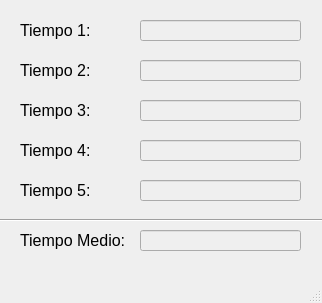
<?xml version="1.0" encoding="UTF-8"?>
<ui version="4.0">
 <class>tiempos</class>
 <widget class="QMainWindow" name="tiempos">
  <property name="geometry">
   <rect>
    <x>0</x>
    <y>0</y>
    <width>322</width>
    <height>303</height>
   </rect>
  </property>
  <property name="windowTitle">
   <string>MainWindow</string>
  </property>
  <widget class="QWidget" name="centralwidget">
   <widget class="QLabel" name="label">
    <property name="geometry">
     <rect>
      <x>20</x>
      <y>10</y>
      <width>81</width>
      <height>41</height>
     </rect>
    </property>
    <property name="font">
     <font>
      <pointsize>12</pointsize>
     </font>
    </property>
    <property name="text">
     <string>Tiempo 1:</string>
    </property>
   </widget>
   <widget class="QLabel" name="label_2">
    <property name="geometry">
     <rect>
      <x>20</x>
      <y>50</y>
      <width>81</width>
      <height>41</height>
     </rect>
    </property>
    <property name="font">
     <font>
      <pointsize>12</pointsize>
     </font>
    </property>
    <property name="text">
     <string>Tiempo 2:</string>
    </property>
   </widget>
   <widget class="QLabel" name="label_3">
    <property name="geometry">
     <rect>
      <x>20</x>
      <y>90</y>
      <width>81</width>
      <height>41</height>
     </rect>
    </property>
    <property name="font">
     <font>
      <pointsize>12</pointsize>
     </font>
    </property>
    <property name="text">
     <string>Tiempo 3:</string>
    </property>
   </widget>
   <widget class="QLabel" name="label_4">
    <property name="geometry">
     <rect>
      <x>20</x>
      <y>130</y>
      <width>81</width>
      <height>41</height>
     </rect>
    </property>
    <property name="font">
     <font>
      <pointsize>12</pointsize>
     </font>
    </property>
    <property name="text">
     <string>Tiempo 4:</string>
    </property>
   </widget>
   <widget class="QLabel" name="label_5">
    <property name="geometry">
     <rect>
      <x>20</x>
      <y>170</y>
      <width>81</width>
      <height>41</height>
     </rect>
    </property>
    <property name="font">
     <font>
      <pointsize>12</pointsize>
     </font>
    </property>
    <property name="text">
     <string>Tiempo 5:</string>
    </property>
   </widget>
   <widget class="QLabel" name="label_6">
    <property name="geometry">
     <rect>
      <x>20</x>
      <y>220</y>
      <width>111</width>
      <height>41</height>
     </rect>
    </property>
    <property name="font">
     <font>
      <pointsize>12</pointsize>
     </font>
    </property>
    <property name="text">
     <string>Tiempo Medio:</string>
    </property>
   </widget>
   <widget class="Line" name="line">
    <property name="geometry">
     <rect>
      <x>-3</x>
      <y>210</y>
      <width>361</width>
      <height>20</height>
     </rect>
    </property>
    <property name="orientation">
     <enum>Qt::Horizontal</enum>
    </property>
   </widget>
   <widget class="QLineEdit" name="tiempo1LE">
    <property name="enabled">
     <bool>false</bool>
    </property>
    <property name="geometry">
     <rect>
      <x>140</x>
      <y>20</y>
      <width>161</width>
      <height>21</height>
     </rect>
    </property>
   </widget>
   <widget class="QLineEdit" name="tiempo2LE">
    <property name="enabled">
     <bool>false</bool>
    </property>
    <property name="geometry">
     <rect>
      <x>140</x>
      <y>60</y>
      <width>161</width>
      <height>21</height>
     </rect>
    </property>
   </widget>
   <widget class="QLineEdit" name="tiempo3LE">
    <property name="enabled">
     <bool>false</bool>
    </property>
    <property name="geometry">
     <rect>
      <x>140</x>
      <y>100</y>
      <width>161</width>
      <height>21</height>
     </rect>
    </property>
   </widget>
   <widget class="QLineEdit" name="tiempo4LE">
    <property name="enabled">
     <bool>false</bool>
    </property>
    <property name="geometry">
     <rect>
      <x>140</x>
      <y>140</y>
      <width>161</width>
      <height>21</height>
     </rect>
    </property>
   </widget>
   <widget class="QLineEdit" name="tiempo5LE">
    <property name="enabled">
     <bool>false</bool>
    </property>
    <property name="geometry">
     <rect>
      <x>140</x>
      <y>180</y>
      <width>161</width>
      <height>21</height>
     </rect>
    </property>
   </widget>
   <widget class="QLineEdit" name="tiempoMediaLE">
    <property name="enabled">
     <bool>false</bool>
    </property>
    <property name="geometry">
     <rect>
      <x>140</x>
      <y>230</y>
      <width>161</width>
      <height>21</height>
     </rect>
    </property>
   </widget>
  </widget>
  <widget class="QMenuBar" name="menubar">
   <property name="geometry">
    <rect>
     <x>0</x>
     <y>0</y>
     <width>322</width>
     <height>21</height>
    </rect>
   </property>
  </widget>
  <widget class="QStatusBar" name="statusbar"/>
 </widget>
 <resources/>
 <connections/>
</ui>
